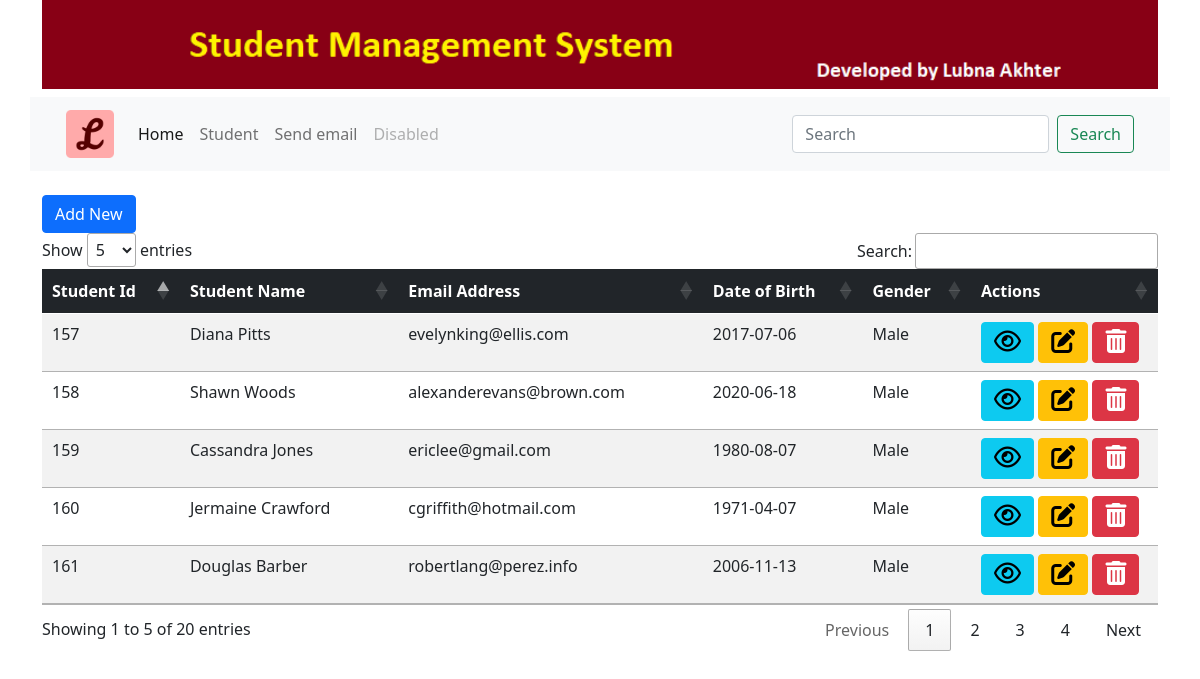
Screenshot of /std/index/ with the database file from the repository.
### myapp/models.py (models this page shows, shortened)
class Student(models.Model):
    GENDER_CHOICES = [('Male', 'Male'),('Female', 'Female')]  #[(tuple)], ('Male', 'Male') one for desply one male for value
    id = models.AutoField(primary_key = True)
    name = models.CharField(max_length = 100)
    email = models.EmailField(unique = True, blank = True)
    dob = models.DateField(default = datetime.now, blank = True)
    gender = models.CharField(max_length = 6, choices = GENDER_CHOICES, default = 'Male', )

### myapp/views.py (the view)
# urls.py: path('index/', views.index, name = 'index'),
def index(request):
    std = Student.objects.order_by('-id')
    paginator = Paginator(std, 20)
    page = request.GET.get('page')
    students =  paginator.get_page(page)
    context = {'title': 'List of students', 'students':students}
    return render(request, 'student/index.html',context)

### templates/student/index.html (shortened to what this page needs)
{% extends 'base.html' %}
{% block content %}
        <div>
            <div class="well">
                <a href="{% url 'student:create' %}" class="btn btn-primary">Add New</a>
            </div>
            <table id="myTable" class="table table-striped DataTable">
                <thead>
                    <tr class="table-dark">
                        <th>Student Id</th>
                        <th>Student Name</th>
                        <th>Email Address</th>
                        <th>Date of Birth</th>
                        <th>Gender</th>
                        <th>Actions</th>
                    </tr>
                </thead>
                <tbody>
                    {% for std in students %}
                    <tr>
                        <td>{{ std.id }}</td>
                        <td>{{std.name }}</td>
                        <td>{{ std.email }}</td>
                        <td>{{ std.dob|date:'Y-m-d' }}</td>
                        <td>{{ std.gender }}</td>
                        <td>
                            <a href="{% url 'student:details' std.id %}" class="btn btn-info" title="view"><i class="fa fa-eye" style="font-size:24px"></i></a>
                            <a href="{% url 'student:edit' std.id %}" class="btn btn-warning" title="Edit"><i class='fas fa-edit' style='font-size:24px'></i></a>
                            <a href="{% url 'student:delete' std.id %}" class="btn btn-danger" title="Delete"><i class="fa fa-trash" style="font-size:24px"></i></a>
                        </td>
                    </tr>
                    {% endfor %}
                </tbody>
            </table>
        </div>
{% endblock %}

### templates/base.html (shortened to what this page needs)
{% load static %}
<!DOCTYPE html>
<html lang="en">
<head>
    <link href="https://cdn.jsdelivr.net/npm/bootstrap@5.0.2/dist/css/bootstrap.min.css" rel="stylesheet">
    <link rel="stylesheet" href="https://cdnjs.cloudflare.com/ajax/libs/font-awesome/5.15.4/css/fontawesome.min.css">
    <link rel="stylesheet" href="https://cdn.datatables.net/1.10.25/css/jquery.dataTables.min.css">
    <link rel="stylesheet" href="https://pro.fontawesome.com/releases/v5.10.0/css/all.css"/>
</head>
<body>
    {% include 'header.html' %}
    {% include 'nav.html' %}
    <main>
        <div class="container">
            {% block content %}  {% endblock %}
        </div>
    </main>
</body>
</html>

### templates/header.html
{% load static %}
<header>
    <div class="container">
        <div class="row">
            <div>
                <h1>
                    <a href="">
                        <img src="{% static 'images/logo.png'%}" alt="" width="100%" >
                    </a>
                </h1>
            </div>
        </div>
    </div>
</header>

### templates/nav.html (shortened to what this page needs)
{% load static %}
<header>
  <div class="container">
        <div class="row">
            <nav class="navbar navbar-expand-lg navbar-light bg-light">
                <div class="container-fluid">
                  <a class="navbar-brand" href="{% url 'home' %}"><img src="{% static 'images/xyz.ico'%}" alt=""></a>
                  <div class="collapse navbar-collapse" id="navbarSupportedContent">
                    <ul class="navbar-nav me-auto mb-2 mb-lg-0">
                      <li class="nav-item">
                        <a class="nav-link active" aria-current="page" href="{% url 'home' %}">Home</a>
                      </li>
                      <li class="nav-item">
                        <a class="nav-link" href="{% url 'student:index' %}">Student</a>
                      </li>
                      <li class="nav-item">
                        <a class="nav-link" href="{% url 'student:email' %}">Send email</a>
                      </li>
                      <li class="nav-item">
                        <a class="nav-link disabled" href="#" tabindex="-1" aria-disabled="true">Disabled</a>
                      </li>
                    </ul>
                    <form class="d-flex">
                      <input class="form-control me-2" type="search" placeholder="Search" aria-label="Search">
                      <button class="btn btn-outline-success" type="submit">Search</button>
                    </form>
                  </div>
                </div>
              </nav>
        </div>
    </div>
</header>
<br>

### rows the page displays
Student: id "161", name "Douglas Barber", email "robertlang@perez.info", dob "2006-11-13", gender "Male"
Student: id "160", name "Jermaine Crawford", email "cgriffith@hotmail.com", dob "1971-04-07", gender "Male"
Student: id "159", name "Cassandra Jones", email "ericlee@gmail.com", dob "1980-08-07", gender "Male"
Student: id "158", name "Shawn Woods", email "alexanderevans@brown.com", dob "2020-06-18", gender "Male"
Student: id "157", name "Diana Pitts", email "evelynking@ellis.com", dob "2017-07-06", gender "Male"
